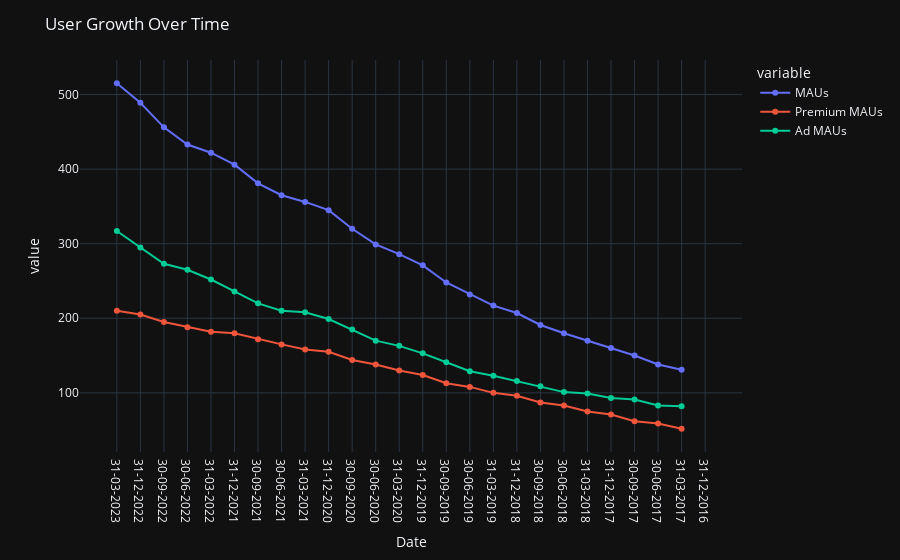

Notebook cell for this chart:
### Code cell
cols = ["MAUs", "Premium MAUs", "Ad MAUs"]
fig_users = px.line(df, x="Date", y=cols, markers=True)
fig_users.update_layout(
    title="User Growth Over Time",
    template="plotly_dark"
)
fig_users.show()

### Figure 1 — Plotly figure (JSON) as saved in the notebook; plotly's stock layout.template omitted (floating-point values rounded to 4 significant figures)
{"data": [{"hovertemplate": "variable=MAUs<br>Date=%{x}<br>value=%{y}<extra></extra>", "legendgroup": "MAUs", "line": {"color": "#636efa", "dash": "solid"}, "marker": {"symbol": "circle"}, "mode": "lines+markers", "name": "MAUs", "orientation": "v", "showlegend": true, "type": "scatter", "x": ["31-03-2023", "31-12-2022", "30-09-2022", "30-06-2022", "31-03-2022", "31-12-2021", "30-09-2021", "30-06-2021", "31-03-2021", "31-12-2020", "30-09-2020", "30-06-2020", "31-03-2020", "31-12-2019", "30-09-2019", "30-06-2019", "31-03-2019", "31-12-2018", "30-09-2018", "30-06-2018", "31-03-2018", "31-12-2017", "30-09-2017", "30-06-2017", "31-03-2017", "31-12-2016"], "xaxis": "x", "y": [515, 489, 456, 433, 422, 406, 381, 365, 356, 345, 320, 299, 286, 271, 248, 232, 217, 207, 191, 180, 170, 160, 150, 138, 131, null], "yaxis": "y"}, {"hovertemplate": "variable=Premium MAUs<br>Date=%{x}<br>value=%{y}<extra></extra>", "legendgroup": "Premium MAUs", "line": {"color": "#EF553B", "dash": "solid"}, "marker": {"symbol": "circle"}, "mode": "lines+markers", "name": "Premium MAUs", "orientation": "v", "showlegend": true, "type": "scatter", "x": ["31-03-2023", "31-12-2022", "30-09-2022", "30-06-2022", "31-03-2022", "31-12-2021", "30-09-2021", "30-06-2021", "31-03-2021", "31-12-2020", "30-09-2020", "30-06-2020", "31-03-2020", "31-12-2019", "30-09-2019", "30-06-2019", "31-03-2019", "31-12-2018", "30-09-2018", "30-06-2018", "31-03-2018", "31-12-2017", "30-09-2017", "30-06-2017", "31-03-2017", "31-12-2016"], "xaxis": "x", "y": [210, 205, 195, 188, 182, 180, 172, 165, 158, 155, 144, 138, 130, 124, 113, 108, 100, 96, 87, 83, 75, 71, 62, 59, 52, null], "yaxis": "y"}, {"hovertemplate": "variable=Ad MAUs<br>Date=%{x}<br>value=%{y}<extra></extra>", "legendgroup": "Ad MAUs", "line": {"color": "#00cc96", "dash": "solid"}, "marker": {"symbol": "circle"}, "mode": "lines+markers", "name": "Ad MAUs", "orientation": "v", "showlegend": true, "type": "scatter", "x": ["31-03-2023", "31-12-2022", "30-09-2022", "30-06-2022", "31-03-2022", "31-12-2021", "30-09-2021", "30-06-2021", "31-03-2021", "31-12-2020", "30-09-2020", "30-06-2020", "31-03-2020", "31-12-2019", "30-09-2019", "30-06-2019", "31-03-2019", "31-12-2018", "30-09-2018", "30-06-2018", "31-03-2018", "31-12-2017", "30-09-2017", "30-06-2017", "31-03-2017", "31-12-2016"], "xaxis": "x", "y": [317, 295, 273, 265, 252, 236, 220, 210, 208, 199, 185, 170, 163, 153, 141, 129, 123, 116, 109, 101, 99, 93, 91, 83, 82, null], "yaxis": "y"}], "layout": {"legend": {"title": {"text": "variable"}, "tracegroupgap": 0}, "margin": {"t": 60}, "title": {"text": "User Growth Over Time"}, "xaxis": {"anchor": "y", "domain": [0, 1], "title": {"text": "Date"}}, "yaxis": {"anchor": "x", "domain": [0, 1], "title": {"text": "value"}}}}
